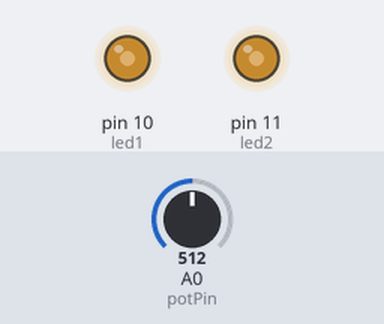
Recording of a sketch running on a simulated Arduino Uno, built with avr-gcc and run on an emulated ATmega328P. Shown: output pins drawn as LEDs (lit = HIGH). The test bench sets the inputs (shaded band); at power-on: A0 (potPin) = 512.

Above: at 1.2 s.
1.3 s: A0 (potPin) set to 716
At 2.0 s:
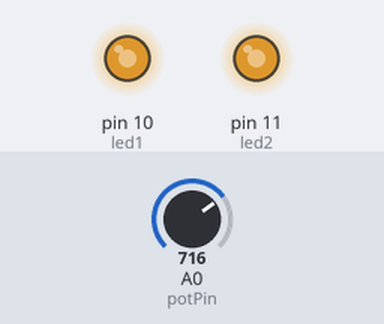
2.8 s: A0 (potPin) set to 900
At 3.1 s:
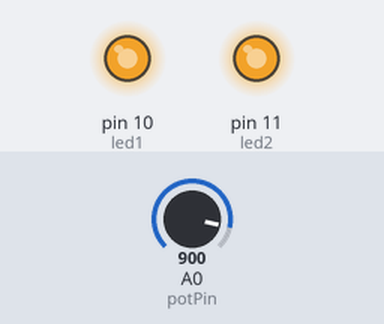
4.3 s: A0 (potPin) set to 122
At 5.4 s:
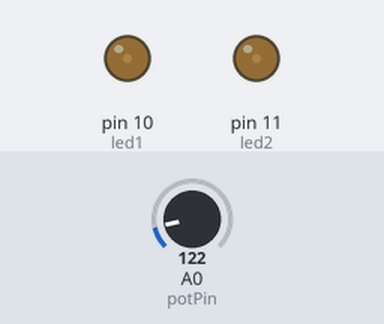
5.8 s: A0 (potPin) set to 0
At 6.5 s:
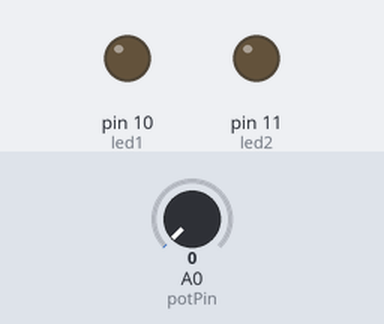
Timing chart, 0 to 8.3 s (numbered marks = the images above; inputs shaded):
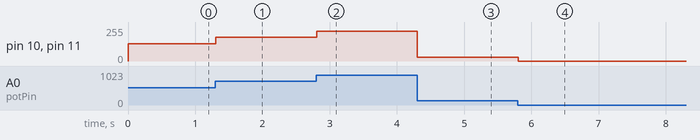

The sketch:

Breadboard_Project__Control_Chip_s_Eyes_with_a_Potentiometer.ino
```cpp
// (licence header left out)
// Pixel Pals have 3 important pins
// Ground (GND) -- plugged into to Arduino GND
// Right Eye LED (D10) --> plugged into to Arduino D10
// Left Eye LED (D11) --> plugged into to Arduino D11


int potPin = 0;
int potValue = 0;
int led1 = 10;
int led2 = 11;

void setup() {
   pinMode(led1, OUTPUT);
   pinMode(led2, OUTPUT);
}

void loop() {
   potValue = analogRead(potPin);
   analogWrite(led1, potValue/4);
   analogWrite(led2, potValue/4);
   delay(10);
}
```

Measured:
- after the input at 1.3 s, pin 10 (led1), pin 11 (led2): 128/255 → 179/255 at once
- after the input at 2.8 s, pin 10 (led1), pin 11 (led2): 179/255 → 225/255 at once
- after the input at 4.3 s, pin 10 (led1), pin 11 (led2): 225/255 → 30/255 at once
- after the input at 5.8 s, pin 10 (led1), pin 11 (led2): 30/255 → 0/255 at once
